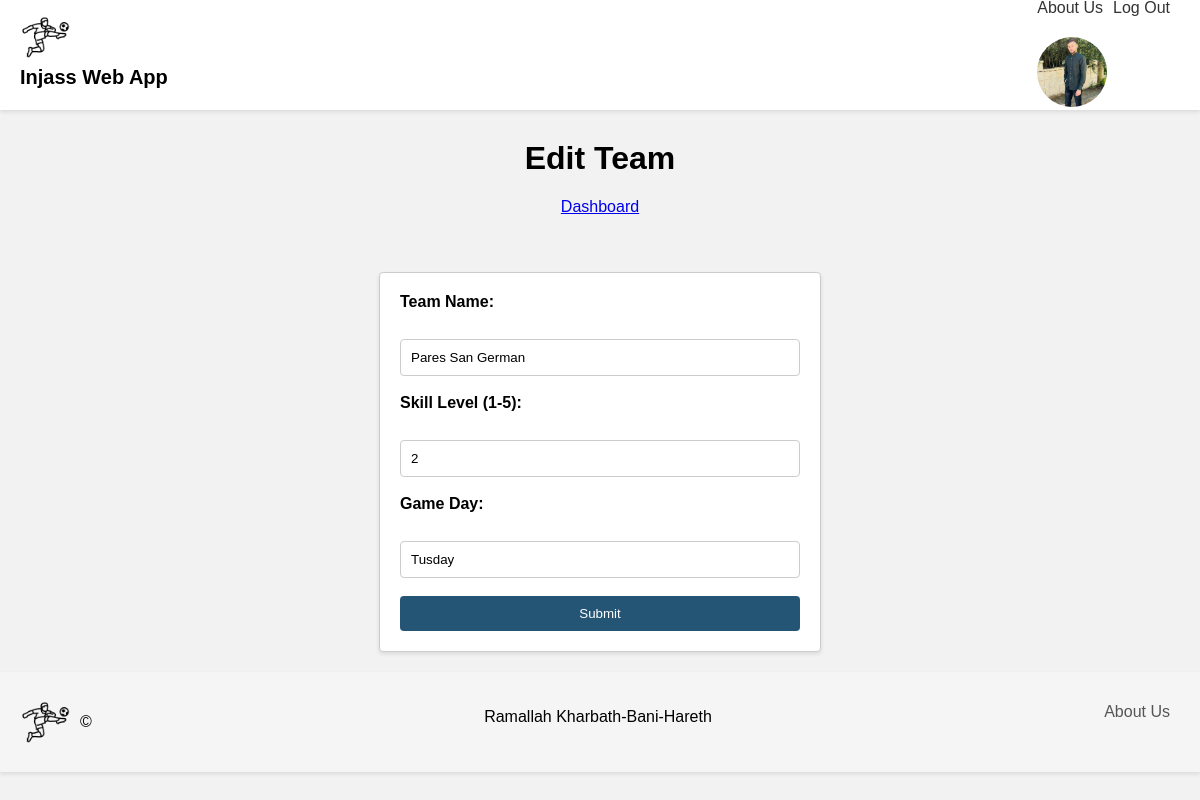
/editTeam.php?teamID=3, run on the app's committed database.
### tables this page shows
CREATE TABLE `team` (
  `team_id` int(11) NOT NULL,
  `user_id` int(11) NOT NULL,
  `team_name` varchar(250) NOT NULL,
  `skill_level` int(11) NOT NULL,
  `gameday` varchar(250) NOT NULL
);

### editTeam.php (the view, shortened to what this page needs)
<?php
    include "db.inc";
    $teamID = $_GET['teamID'];
    $query = "SELECT * FROM `team` WHERE team_id = :teamID;";
    $stmt = $pdo->prepare($query);
    $stmt->bindParam(':teamID', $teamID);
    $stmt->execute();
    $result = $stmt->fetch(PDO::FETCH_ASSOC);
?>
<!DOCTYPE html>
<html lang="en">
<head>
    <link rel="stylesheet" href="editTeam.css">
</head>
<body>
    <header>
        <div class="header-left">
        <img src="imges/soccer-player.png" alt="App Logo" class="logo">
        <label class="header-text"><strong>Injass Web App</strong></label>
        </div>
        <div class="header-right">
        <nav class="nav-links">
            <a href="about.html" class="nav-link">About Us</a>
            <a href="logout.php" class="nav-link">Log Out</a>
        </nav>
        <img src="imges/me.jpg" alt="Photo" class="photo">
        </div>
        </header>
        <h1>Edit Team</h1>
        <a href="dashboard.php">Dashboard</a>
        <br>
        <br>
        <form action="" method="post">
            <label><strong>Team Name:</strong></label><br>
            <input type="text" name="teamName" required value="<?php if ($result) { echo $result['team_name']; } ?>">
            <br>
            <br>
            <label><strong>Skill Level (1-5): </strong></label><br>
            <input type="number" name="level" min="1" max="5" required value="<?php if ($result) { echo $result['skill_level']; } ?>">
            <br>
            <br>
            <label><strong>Game Day: </strong></label><br>
            <input type="text" name="game" required value="<?php if ($result) { echo $result['gameday']; } ?>">
            <br>
            <br>
            <input type="submit" name="submit">
        </form>
        <footer>
            <div class="logoDiv">
                <img src="imges/soccer-player.png" class="logo" alt="Logo">
                <p>&copy;</p>
            </div>
            <div class="address">
                <p>Ramallah Kharbath-Bani-Hareth</p>
            </div>
            <div class="links">
                <a href="about.html">About Us</a>
            </div>
        </footer>
</body>
</html>

### editTeam.css (style rules this page uses)
body { margin: 0; padding: 0; font-family: Arial, sans-serif; background-color: #f2f2f2; }
header { background-color: #fff; padding: 20px; display: flex; align-items: center; justify-content: space-between; height: 70px; box-shadow: 0 2px 4px rgba(0, 0, 0, 0.1); }
.logo { width: 50px; height: 50px; margin-right: 10px; }
.header-text { font-size: 20px; margin-right: 20px; }
.nav-links { display: flex; }
.nav-link { text-decoration: none; color: #333; margin-right: 10px; }
.photo { max-width: 70px; height: auto; border-radius: 50%; }
h1 { text-align: center; margin-top: 30px; }
a { display: block; text-align: center; margin-bottom: 20px; }
form { max-width: 400px; margin: 0 auto; padding: 20px; background-color: #ffffff; border: 1px solid #cccccc; border-radius: 4px; box-shadow: 0 2px 4px rgba(0, 0, 0, 0.1); }
label { display: block; margin-bottom: 10px; font-weight: bold; }
input[type="text"], input[type="number"] { width: 100%; padding: 10px; border: 1px solid #cccccc; border-radius: 4px; box-sizing: border-box; }
input[type="submit"] { width: 100%; padding: 10px; background-color: #255575; color: #ffffff; border: none; border-radius: 4px; cursor: pointer; }
footer { background-color: #f5f5f5; padding: 20px; display: flex; align-items: center; justify-content: space-between; margin-top: 20px; box-shadow: 0 2px 4px rgba(0, 0, 0, 0.1); }
.address { margin-bottom: 10px; }
.links a { color: #555; text-decoration: none; margin-right: 10px; }
.logoDiv { display: flex; align-items: center; justify-content: space-between; }

### data on the page
team: teamName "Pares San German", level "2", game "Tusday"
